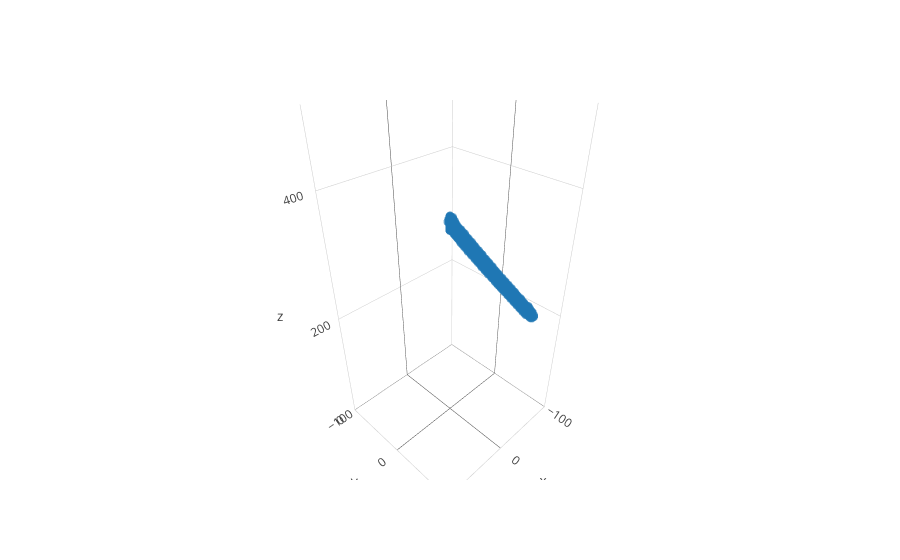

The notebook cell this image was saved under:
### Code cell
EID=600
t1 = ADCdf[ADCdf['EventID']==EID].drop(['ID'],axis=1)
n1 = [_ for _ in t1.columns if _[0]=='t']
n2 = [_ for _ in t1.columns if _[0]!='t']
t2 = pd.melt(t1,id_vars=n2,value_vars=n1)

t2.columns = ['EventID','PadNum','time','charge']
t2['time'] = t2.time.str.extract('t(\d+)').astype(int)
t3 = pd.merge(t2,ProtoMapdf,on='PadNum').drop(['PadName','BinNum'],axis=1)
t4 = t3[t3['charge']>50]

trace1 = go.Scatter3d(
    x=t4['PadX'],
    y=t4['PadY'],
    z=t4['time'],#*80/1000.0*2.459,
    mode='markers',
    marker=dict(
        size=3,
        color='b',                # set color to an array/list of desired values
        colorscale='Viridis',   # choose a colorscale
        opacity=0.5
    ), 
  
)

layout = go.Layout(
                    scene = dict(
                    xaxis = dict(
                        nticks=4, range = [-100,100],),
                    yaxis = dict(
                        nticks=4, range = [-100,100],),
                    zaxis = dict(
                        nticks=4, range = [0,500],),),

                  )
fig = go.Figure(data=[trace1], layout=layout)


iplot(fig, filename='basic histogram')
mesh_df.ix[EID].plot()

### Figure 1 — Plotly figure (JSON) as saved in the notebook; plotly's stock layout.template omitted (floating-point values rounded to 4 significant figures; data arrays with more than 128 entries replaced by an {"elided": "..."} marker saying what was removed)
{"data": [{"marker": {"color": "b", "colorscale": "Viridis", "opacity": 0.5, "size": 3}, "mode": "markers", "type": "scatter3d", "x": {"elided": "1121 float values"}, "y": {"elided": "1121 float values"}, "z": {"elided": "1121 int values"}}], "layout": {"scene": {"xaxis": {"nticks": 4, "range": [-100, 100]}, "yaxis": {"nticks": 4, "range": [-100, 100]}, "zaxis": {"nticks": 4, "range": [0, 500]}}}}
